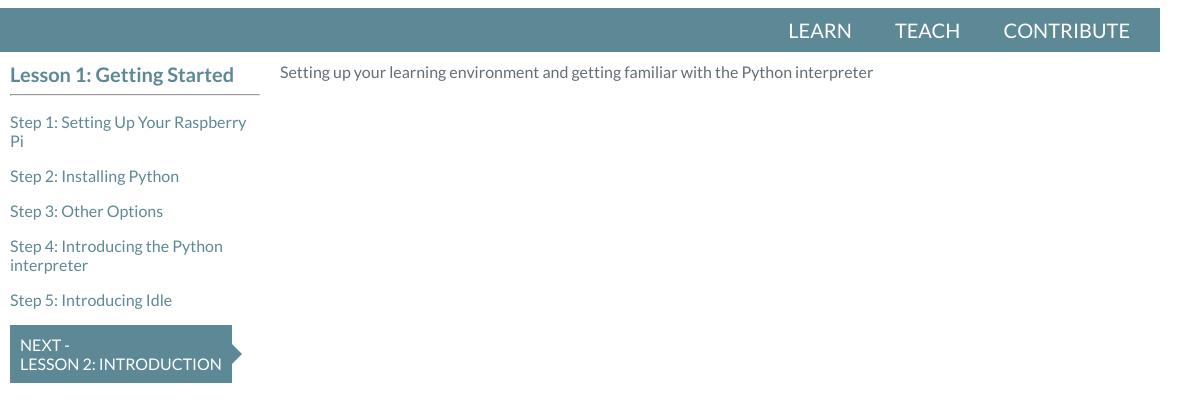
Page /learn/lesson/1/ on the earlier database version.
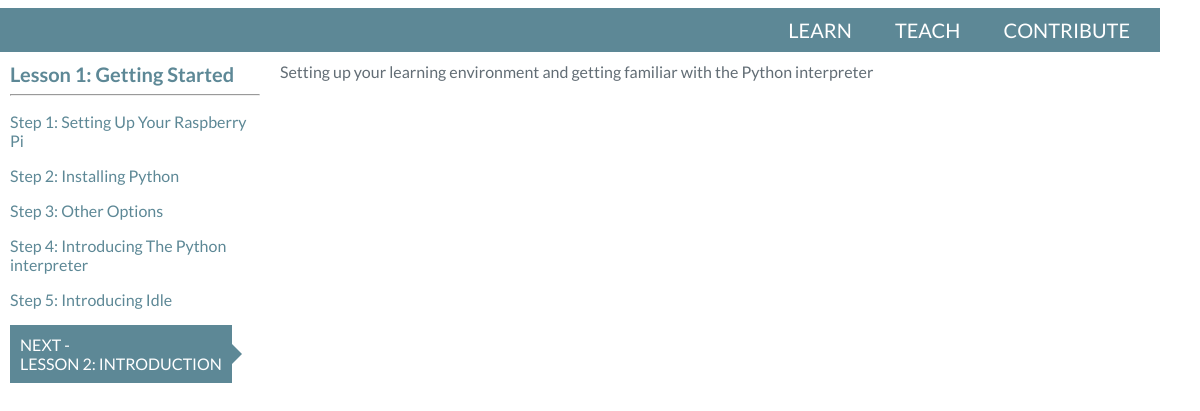
Same page on the later database version.
### lessons/models.py (models this page shows, shortened)
class Step(models.Model):
    lesson = models.ForeignKey(Lesson)
    step_number = models.IntegerField()
    step_name = models.CharField(max_length=200)
    header_title = models.CharField(max_length=50, blank=True, null=True)
    image = models.CharField(max_length=200, blank=True, null=True)
    audiocast = models.CharField(max_length=200, blank=True, null=True)
    screencast = models.CharField(max_length=200, blank=True, null=True)
    description = models.TextField()

### lessons/views.py (the view)
# urls.py: url(r'^lesson/(?P<lesson_number>[0-9]+)/step/(?P<step_number>[0-9]+)/$', views.lesson_step, name='lesson_step_detail'),
def lesson(request, lesson_number):
    lesson = Lesson.objects.get(number=lesson_number)
    all_steps = Step.objects.filter(lesson=lesson.id).order_by('step_number')
    prev_lesson = None
    try:
        prev_lesson = Lesson.objects.get(number=int(lesson_number)-1)
    except:
        pass
    next_lesson = None
    try:
        next_lesson = Lesson.objects.get(number=int(lesson_number)+1)
    except:
        pass
    context = {
        'lesson': lesson,
        'step_list': all_steps,
        'prev_lesson': prev_lesson,
        'next_lesson': next_lesson,
    }
    return render(request, 'lessons/lesson.html', context)

### lessons/models.py (called while the page is built)
    def __str__(self):
        return "Lesson %s: %s" % (self.number, self.name)

### lessons/templates/lessons/lesson.html
{% include "youngcoders/header.html" %}
{% include "lessons/header.html" %}
<div id="container">
  <div id="nav-list">
    {% if step_list %}
      {% include "lessons/step-navigation.html" %}
    {% else %}
      <p>No steps are available for {{ lesson }}.</p>
    {% endif %}
  </div>
  <div id="content">
    <div id="lesson-text">
      {{ lesson.description }}
    </div>
  </div>
</div>

### lessons/templates/lessons/step-navigation.html
<div id="step-list-text">
  <div id="lesson-name">
    Lesson {{ lesson.number }}: {{ lesson.name }}<br>
  </div>
  <hr>
  {% if step_list %}
    {% for step in step_list %}
      <p>
        <a href="/learn/lesson/{{ lesson.number }}/step/{{ step.step_number }}">
            Step {{ step.step_number }}: {{ step.step_name }}
        </a>
      </p>
    {% endfor %}
  {% endif %}
  {% if next_lesson %}
    <a href="/learn/lesson/{{ next_lesson.number }}/step/1/" id="prev_next_lesson" class="right-arrow">
      NEXT - <br>{{ next_lesson }}</a>
  {% endif %}
</div>

Differences in the rows shown:
changed Step: step_name "Introducing the Python interpreter" → "Introducing The Python interpreter"
